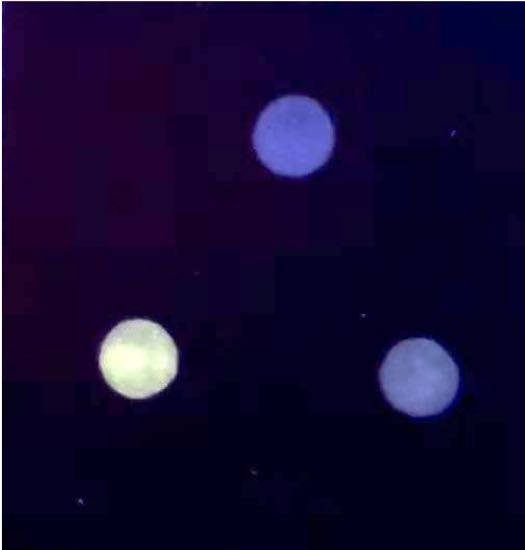
#> input picture images of paper-based/1.jpeg, 525 x 550 px
$ python 'Test program.py' 'images of paper-based/1.jpeg'
#> lines starting #> are read from the running program, lines starting #| are printed output that depends on the picture; after the words box and inside, x2 and y2 are one past the last pixel; in counts of white or black regions, pixels touching at a corner belong together; long printed decimals are rounded
# -*- coding: UTF-8 -*-
import cv2
import math
import requests
import sys
import json
import datetime
from time import strftime, localtime
import urllib.request

def imageProcessing():
	img = cv2.imread(sys.argv[1])
#> img is the input picture: shape (550, 525, 3); mean B, G, R 48.7, 9.6, 19.4
	imgray = cv2.cvtColor(img, cv2.COLOR_BGR2GRAY)
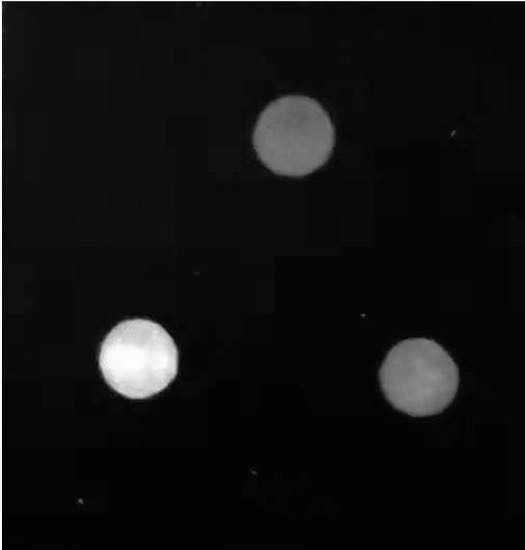
#> imgray: shape (550, 525); min 1, max 255, mean 17
	# ret, thresh = cv2.threshold(imgray, 127, 255, 0)
	ret, thresh = cv2.threshold(imgray,0,255,cv2.THRESH_BINARY + cv2.THRESH_OTSU)
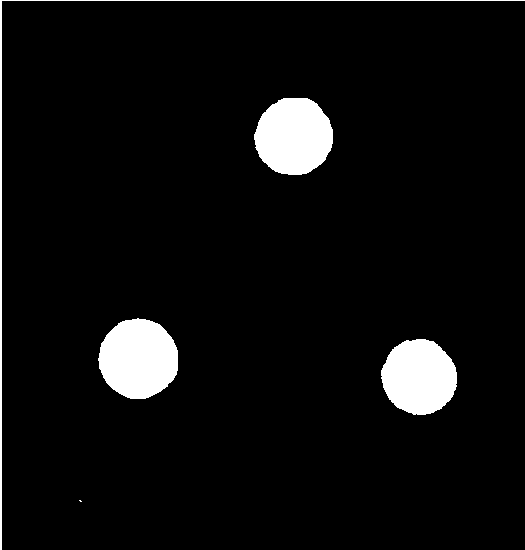
#> thresh: shape (550, 525); 5.5% white; 5 white regions (1 under 20 px)
#> ret = 83
	contours, hierarchy = cv2.findContours(thresh, cv2.RETR_TREE, cv2.CHAIN_APPROX_NONE)
#> contours = 5 contours, 1 with area under 20; largest, box (x1, y1, x2, y2) and area: (98, 318, 178, 399) 4894, (254, 98, 333, 175) 4667, (381, 339, 457, 415) 4349, (0, 0, 525, 550) 550
	hole1 = contours[0]
#> hole1 = [[79, 500], [80, 501], [81, 501], [80, 500]]
	hole2 = contours[1]
#> hole2 = contour of 218 points, box (x1, y1, x2, y2) (381, 339, 457, 415), area 4349
	hole3 = contours[2]
#> hole3 = contour of 225 points, box (x1, y1, x2, y2) (98, 318, 178, 399), area 4894
	hole1_green = getAverageRGB(img, hole1)[1]
#> after the loop in getAverageRGB, `for x in range(image.shape[0]):`: b = 496; g = 328; inside = 4; r = 359
#> hole1_green = 82
	hole2_green = getAverageRGB(img, hole2)[1]
#> hole2_green = 112.1
	hole3_green = getAverageRGB(img, hole3)[1]
#> hole3_green = 216
	hole = [hole1_green,hole2_green,hole3_green]
#> hole = [82, 112.1, 216]
	hole1_green = min(hole)
	hole2_green = max(hole)
#> hole2_green = 216
	hole.remove(hole1_green)
	hole.remove(hole2_green)
	hole3_green = hole[0]
#> hole3_green = 112.1
	print('Detection area of hole1 average Green value : {}'.format(hole1_green))
#| Detection area of hole1 average Green value : 82.0
	print('Detection area of hole2 average Green value : {}'.format(hole2_green))
#| Detection area of hole2 average Green value : 215.965
	print('Detection area of hole3 average Green value : {}'.format(hole3_green))
#| Detection area of hole3 average Green value : 112.052
	cv2.waitKey(0)
	cv2.destroyAllWindows()
	if abs(hole3_green - hole1_green) < 10:
		print('The sample to be tested is negative !')
	return hole1_green,hole2_green,hole3_green

def getAverageRGB(image, contour):
	inside = 0
	r = 0
	g = 0
	b = 0
	for x in range(image.shape[0]):
		for y in range(image.shape[1]):
			if cv2.pointPolygonTest(contour, (x, y), False) >= 0:
				inside += 1
				px = image[y, x]
				b += px[0]
				g += px[1]
				r += px[2]
	return (r / inside, g / inside, b / inside)

def getRelativeRGB(hole1_green,hole2_green,hole3_green):
	rel_hole2_green = hole2_green / hole1_green
	rel_hole3_green = hole3_green / hole1_green
	return rel_hole2_green , rel_hole3_green


def getWeather(city):
	# [5 lines of commented-out code are left out]
	url = 'http://wthrcdn.etouch.cn/weather_mini?city='+city
	resq = requests.get(url)
	data = json.loads(resq.text)
	temp = float(data['data']['wendu'])
	print('Nanjing {} temperature : {}'.format(strftime('%Y-%m-%d %H:%M:%S', localtime()),str(temp)))
	return temp


def calculate(temp, RGB_2, RGB_3):   #RBG_2 is hole2 G value, RGB is hole3 G value
	x = 0
	if temp >= 4 and temp < 8:
		PH = 2.806 * RGB_2 - 0.236
		if PH >= 5.8 and PH < 6.2:
			x = 322.78 * RGB_3 - 327.93
		if PH >= 6.2 and PH < 6.6:
			x = 280.16 * RGB_3 - 286.77
		if PH >= 6.6 and PH < 7.0:
			x = 250.84 * RGB_3 - 254.67
		if PH >= 7.0 and PH < 7.4:
			x = 221.05 * RGB_3 - 223.55
		if PH >= 7.4 and PH < 7.8:
			x = 198.00 * RGB_3 - 200.80
		if PH >= 7.8 and PH < 8.2:
			x = 277.92 * RGB_3 - 280.61

	if temp >= 8 and temp < 12:
		PH = 2.921 * RGB_2 - 0.359
		if PH >= 5.8 and PH < 6.2:
			x = 298.66 * RGB_3 - 304.04
		if PH >= 6.2 and PH < 6.6:
			x = 276.19 * RGB_3 - 284.3
		if PH >= 6.6 and PH < 7.0:
			x = 261.45 * RGB_3 - 255.57
		if PH >= 7.0 and PH < 7.4:
			x = 217.56 * RGB_3 - 219.23
		if PH >= 7.4 and PH < 7.8:
			x = 185.38 * RGB_3 - 188.68
		if PH >= 7.8 and PH < 8.2:
			x = 279.07 * RGB_3 - 275.58

	if temp >= 12 and temp < 16:
		PH = 2.912 * RGB_2 - 0.228
		if PH >= 5.8 and PH < 6.2:
			x = 202.73 * RGB_3 - 207.64
		if PH >= 6.2 and PH < 6.6:
			x = 157.38 * RGB_3 - 159.84
		if PH >= 6.6 and PH < 7.0:
			x = 139.41 * RGB_3 - 140.53
		if PH >= 7.0 and PH < 7.4:
			x = 108.43 * RGB_3 - 105.65
		if PH >= 7.4 and PH < 7.8:
			x = 102.71 * RGB_3 - 106.42
		if PH >= 7.8 and PH < 8.2:
			x = 150.00 * RGB_3 - 157.50

	if temp >= 16 and temp < 20:
		PH = 3.060 * RGB_2 - 0.595
		if PH >= 5.8 and PH < 6.2:
			x = 148.54 * RGB_3 - 152.08
		if PH >= 6.2 and PH < 6.6:
			x = 142.12 * RGB_3 - 144.23
		if PH >= 6.6 and PH < 7.0:
			x = 126.64 * RGB_3 - 134.42
		if PH >= 7.0 and PH < 7.4:
			x = 99.16 * RGB_3 - 101.84
		if PH >= 7.4 and PH < 7.8:
			x = 101.64 * RGB_3 - 103.52
		if PH >= 7.8 and PH < 8.2:
			x = 162.12 * RGB_3 - 157.04

	if temp >= 20 and temp < 24:
		PH = 2.905 * RGB_2 - 0.140
		if PH >= 5.8 and PH < 6.2:
			x = 145.81 * RGB_3 - 149.57
		if PH >= 6.2 and PH < 6.6:
			x = 127.35 * RGB_3 - 131.59
		if PH >= 6.6 and PH < 7.0:
			x = 121.50 * RGB_3 - 126.68
		if PH >= 7.0 and PH < 7.4:
			x = 117.11 * RGB_3 - 124.69
		if PH >= 7.4 and PH < 7.8:
			x = 82.66 * RGB_3 - 89.83
		if PH >= 7.8 and PH < 8.2:
			x = 118.15 * RGB_3 - 122.30

	if temp >= 24 and temp < 28:
		PH = 3.078 * RGB_2 - 0.501
		if PH >= 5.8 and PH < 6.2:
			x = 144.97 * RGB_3 - 148.43
		if PH >= 6.2 and PH < 6.6:
			x = 136.78 * RGB_3 - 141.77
		if PH >= 6.6 and PH < 7.0:
			x = 115.80 * RGB_3 - 116.71
		if PH >= 7.0 and PH < 7.4:
			x = 105.69 * RGB_3 - 110.51
		if PH >= 7.4 and PH < 7.8:
			x = 87.493 * RGB_3 - 88.166
		if PH >= 7.8 and PH < 8.2:
			x = 120.20 * RGB_3 - 123.04

	if temp >= 28 and temp < 32:
		PH =  3.005 * RGB_2 - 0.516
		if PH >= 5.8 and PH < 6.2:
			x = 120.43 * RGB_3 - 124.98
		if PH >= 6.2 and PH < 6.6:
			x = 130.70 * RGB_3 - 135.98
		if PH >= 6.6 and PH < 7.0:
			x = 114.49 * RGB_3 - 115.78
		if PH >= 7.0 and PH < 7.4:
			x = 101.80 * RGB_3 - 106.52
		if PH >= 7.4 and PH < 7.8:
			x = 87.57 * RGB_3 - 88.296
		if PH >= 7.8 and PH < 8.2:
			x = 121.94 * RGB_3 - 127.07

	if temp >= 32 and temp < 36:
		PH = 2.932 * RGB_2 - 0.036
		if PH >= 5.8 and PH < 6.2:
			x = 101.41 * RGB_3 - 109.3
		if PH >= 6.2 and PH < 6.6:
			x = 95.49 * RGB_3 - 98.21
		if PH >= 6.6 and PH < 7.0:
			x = 92.55 * RGB_3 - 90.38
		if PH >= 7.0 and PH < 7.4:
			x = 87.11 * RGB_3 - 89.19
		if PH >= 7.4 and PH < 7.8:
			x = 77.588 * RGB_3 - 78.505
		if PH >= 7.8 and PH < 8.2:
			x = 116.11 * RGB_3 - 117.88

	if temp >= 36 and temp < 40:
		PH = 3.102 * RGB_2 - 0.402
		if PH >= 5.8 and PH < 6.2:
			x = 127.49 * RGB_3 - 132.47
		if PH >= 6.2 and PH < 6.6:
			x = 122.64 * RGB_3 -127.32
		if PH >= 6.6 and PH < 7.0:
			x = 111.98 * RGB_3 - 114.91
		if PH >= 7.0 and PH < 7.4:
			x = 75.99 * RGB_3 - 81.99
		if PH >= 7.4 and PH < 7.8:
			x = 62.41 * RGB_3 - 65.98
		if PH >= 7.8 and PH < 8.2:
			x = 98.86 * RGB_3 -107.77

	if temp >= 40 and temp < 44:
		PH = 3.162 * RGB_2 - 0.491
		if PH >= 5.8 and PH < 6.2:
			x = 145.21 * RGB_3 - 139.23
		if PH >= 6.2 and PH < 6.6:
			x = 128.74 * RGB_3 - 136.98
		if PH >= 6.6 and PH < 7.0:
			x = 120.49 * RGB_3 - 122.56
		if PH >= 7.0 and PH < 7.4:
			x = 99.84 * RGB_3 - 101.23
		if PH >= 7.4 and PH < 7.8:
			x = 85.62 * RGB_3 - 90.33
		if PH >= 7.8 and PH < 8.2:
			x = 118.23 * RGB_3 - 119.31

	if temp >= 44 and temp < 48:
		PH = 3.263 * ln_temp + 0.576
		if PH >= 5.8 and PH < 6.2:
			x = 140.54 * RGB_3 - 141.67
		if PH >= 6.2 and PH < 6.6:
			x = 139.18 * RGB_3 - 134.66
		if PH >= 6.6 and PH < 7.0:
			x = 121.89 * RGB_3 - 140.11
		if PH >= 7.0 and PH < 7.4:
			x = 99.86 * RGB_3 - 115.89
		if PH >= 7.4 and PH < 7.8:
			x = 108.34 * RGB_3 - 100.31
		if PH >= 7.8 and PH < 8.2:
			x = 142.12 * RGB_3 - 158.11
	print("PH : {}".format(PH))
	if PH >= 8.2 or PH < 5.8:
		print("Test limit exceeded !")
		print("Task ending !")
		sys.exit()
	return x

if __name__ == '__main__':
	print("Task beginning ......")
	hole1_green,hole2_green,hole3_green = imageProcessing()
#> hole1_green = 82; hole2_green = 216; hole3_green = 112.1
	rel_hole2_green,rel_hole3_green = getRelativeRGB(hole1_green,hole2_green,hole3_green)
#> in getRelativeRGB, `rel_hole2_green = hole2_green / hole1_green`: rel_hole2_green = 2.63
#> in getRelativeRGB, `rel_hole3_green = hole3_green / hole1_green`: rel_hole3_green = 1.37
#> rel_hole2_green = 2.63; rel_hole3_green = 1.37
	# temp = getWeather('南京')
	print("The current laboratory temperature is 26 degrees !")
	enzyme_concentration = calculate(26, rel_hole2_green, rel_hole3_green)
#> in calculate, `PH = 3.078 * RGB_2 - 0.501`: PH = 7.61
#> in calculate, `x = 87.493 * RGB_3 - 88.166`: x = 31.39
#| PH : 7.606
#> enzyme_concentration = 31.39
	print("Hole3 enzyme concentration is {:.2f}".format(enzyme_concentration))
#| Hole3 enzyme concentration is 31.39
	print("Task ending !")

$ run again, on images of paper-based/3.jpeg
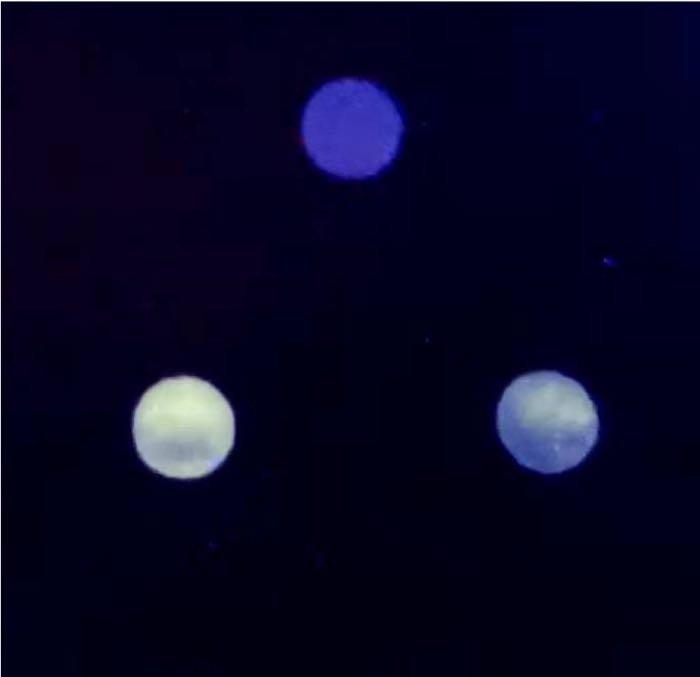
#> input picture images of paper-based/3.jpeg, 700 x 677 px
#> in imageProcessing, img is the input picture: shape (677, 700, 3); mean B, G, R 35.1, 7.6, 8.6
#> in imageProcessing, `imgray = cv2.cvtColor(img, cv2.COLOR_BGR2GRAY)`:
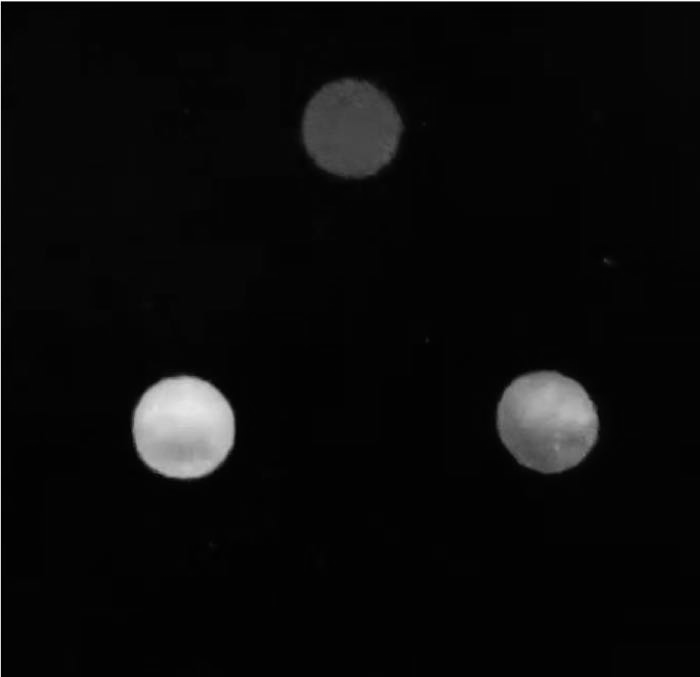
#> imgray: shape (677, 700); min 1, max 255, mean 10.9
#> in imageProcessing, `ret, thresh = cv2.threshold(imgray,0,255,cv2.THRESH_BINARY + cv2.THRES..`:
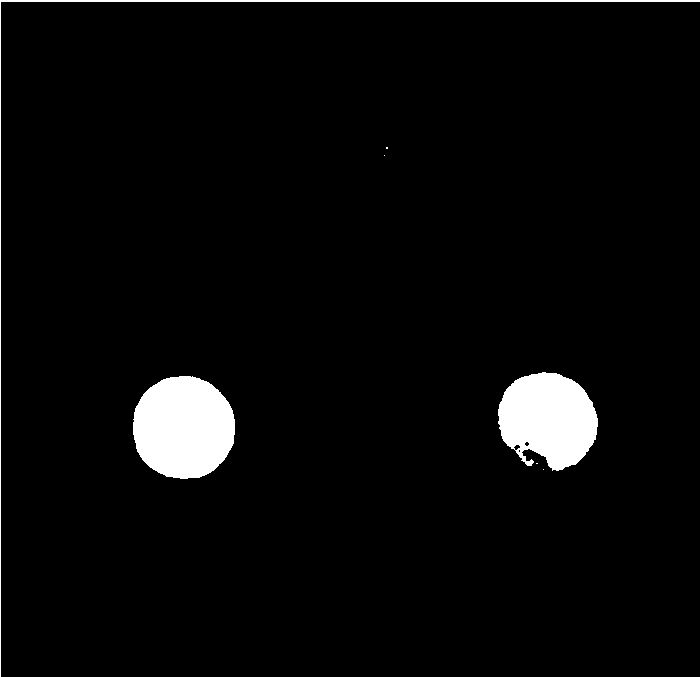
#> thresh: shape (677, 700); 3.7% white; 7 white regions (4 under 20 px)
#> ret = 83
#> contours = 10 contours, 6 with area under 20; largest, box (x1, y1, x2, y2) and area: (133, 376, 235, 479) 8220, (498, 372, 598, 471) 7118, (0, 0, 700, 677) 700, (513, 444, 521, 451) 26
#> hole1 = [[543, 469]]
#> hole2 = [[536, 463], [537, 463]]
#> hole3 = contour of 293 points, box (x1, y1, x2, y2) (133, 376, 235, 479), area 8220
#> after the loop in getAverageRGB, `for x in range(image.shape[0]):`: b = 159; g = 78; inside = 1; r = 71
#> in imageProcessing, `hole1_green = getAverageRGB(img, hole1)[1]`: hole1_green = 78
#> in imageProcessing, `hole2_green = getAverageRGB(img, hole2)[1]`: hole2_green = 80.5
#> in imageProcessing, `hole3_green = getAverageRGB(img, hole3)[1]`: hole3_green = 188.1
#> hole = [78, 80.5, 188.1]
#> in imageProcessing, `hole2_green = max(hole)`: hole2_green = 188.1
#> in imageProcessing, `hole3_green = hole[0]`: hole3_green = 80.5
#| Detection area of hole1 average Green value : 78.0
#| Detection area of hole2 average Green value : 188.138
#| Detection area of hole3 average Green value : 80.5
#> `hole1_green,hole2_green,hole3_green = imageProcessing()`: hole1_green = 78; hole2_green = 188.1; hole3_green = 80.5
#> in getRelativeRGB, `rel_hole2_green = hole2_green / hole1_green`: rel_hole2_green = 2.41
#> in getRelativeRGB, `rel_hole3_green = hole3_green / hole1_green`: rel_hole3_green = 1.03
#> `rel_hole2_green,rel_hole3_green = getRelativeRGB(hole1_green,hole2_gre..`: rel_hole2_green = 2.41; rel_hole3_green = 1.03
#> PH = 6.92
#> x = 2.8
#| PH : 6.923
#| Hole3 enzyme concentration is 2.80
